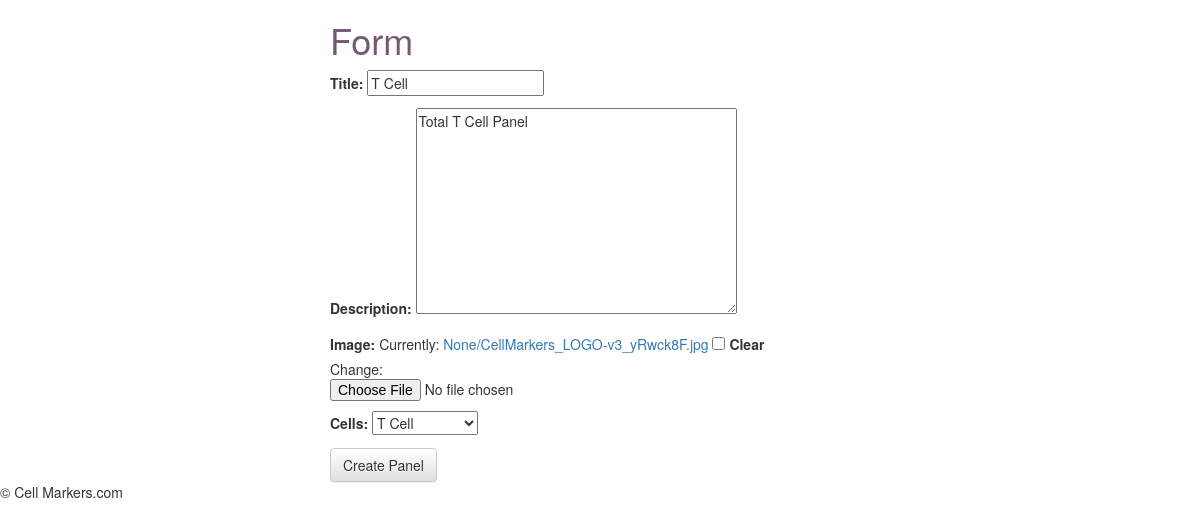
The app's page /panel/t-cell/edit/ with its own data.
### panel/models.py (models this page shows, shortened)
class panel(models.Model):
	title = models.CharField(max_length = 120)
	slug = models.SlugField(unique=True)
	image = models.ImageField(upload_to=upload_location,
			null=True,
			blank=True,
			width_field="width_field",
			height_field="height_field")
	height_field = models.IntegerField(default=0)
	width_field = models.IntegerField(default=0)
	description = models.TextField()
	updated = models.DateTimeField(auto_now=True, auto_now_add=False)
	timestamp = models.DateTimeField(auto_now=False, auto_now_add=True)
	cells = models.CharField(max_length=50, choices=celltype.cell_types())
	markers = models.CharField(max_length = 120, default=[display[1] for display in ablist.total_t_cell_list()], editable=True)
	class Meta:
		ordering = ["-timestamp", "-updated"]

### panel/views.py (the view)
# urls.py: url(r'^(?P<slug>[\w-]+)/edit/$', panel_update, name="update"),
def panel_update(request, slug=None):
	instance = get_object_or_404(panel, slug=slug)
	form = panelForm(request.POST or None, request.FILES or None, instance=instance)
	if form.is_valid():
		instance = form.save(commit=False)
		instance.save()
		messages.success(request, "Successfully Updated!")
		messages.success(request, "<a href='#'>Item</a> Saved", extra_tags="html_safe")
		return HttpResponseRedirect(instance.get_absolute_url())
	context = {
		"title": instance.title,
		"instance": instance,
		"form":form,
	}
	return render(request, "panel_form.html", context)

### panel/forms.py
class panelForm(forms.ModelForm):
	class Meta:
		model = panel
		fields = [
			"title",
			"description",
			"image",
			"cells",
		]

### templates/panel_form.html
{% extends "base.html" %}
{% block content %}
<div class="col-sm-6 col-sm-offset-3">
<h1> Form </h1>
<form method="POST" action="" enctype="multipart/form-data">{% csrf_token %}
{{ form.as_p }}
<input type="Submit" class='btn btn-default' value="Create Panel" />
</form>
</div>
{% endblock content %}

### static/css/base.css (style rules this page uses)
h1 { color: #765777; }

### records on screen
panel: title "T Cell", description "Total T Cell Panel", cells "T Cell"
